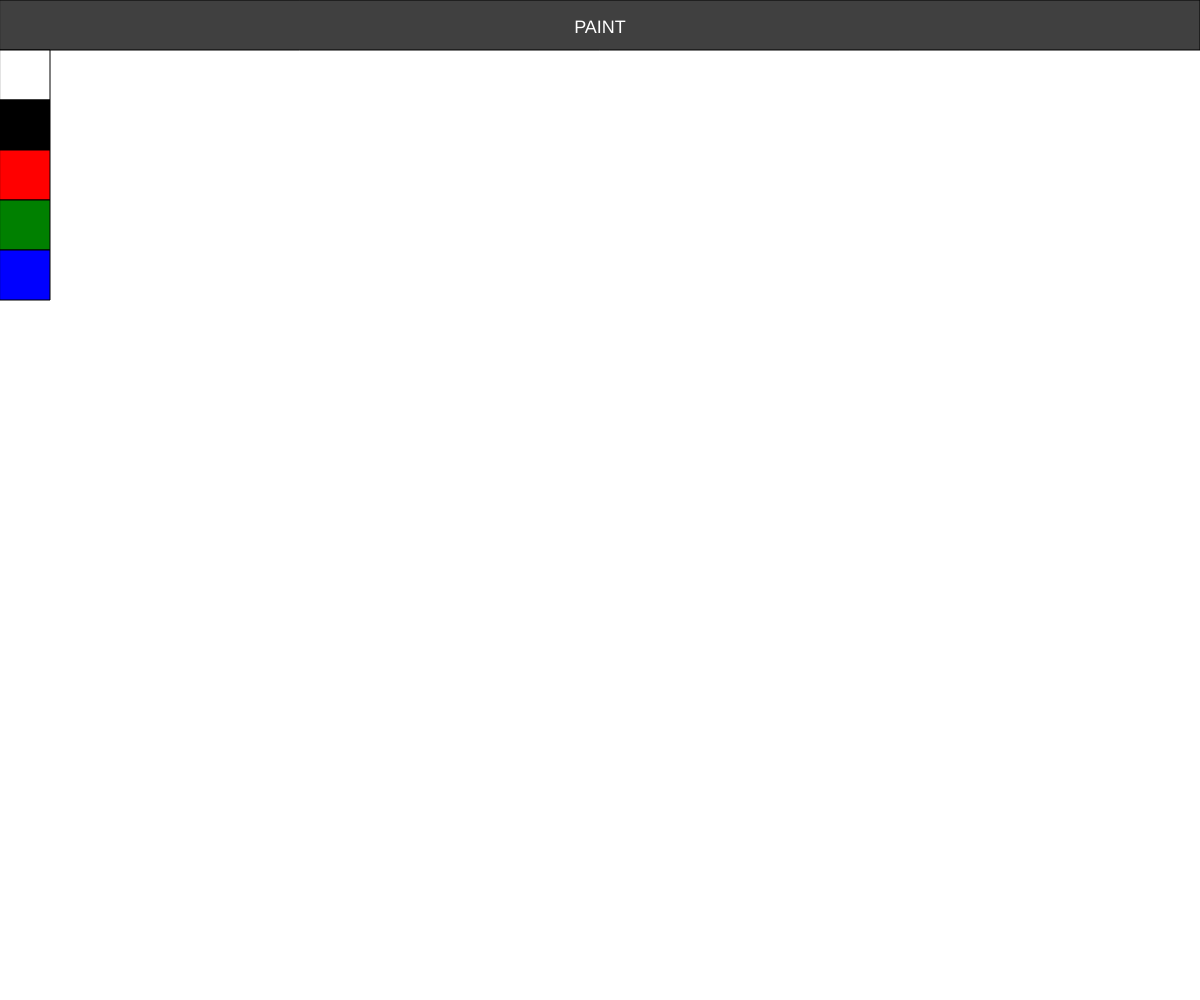
Frame 1 (no input)
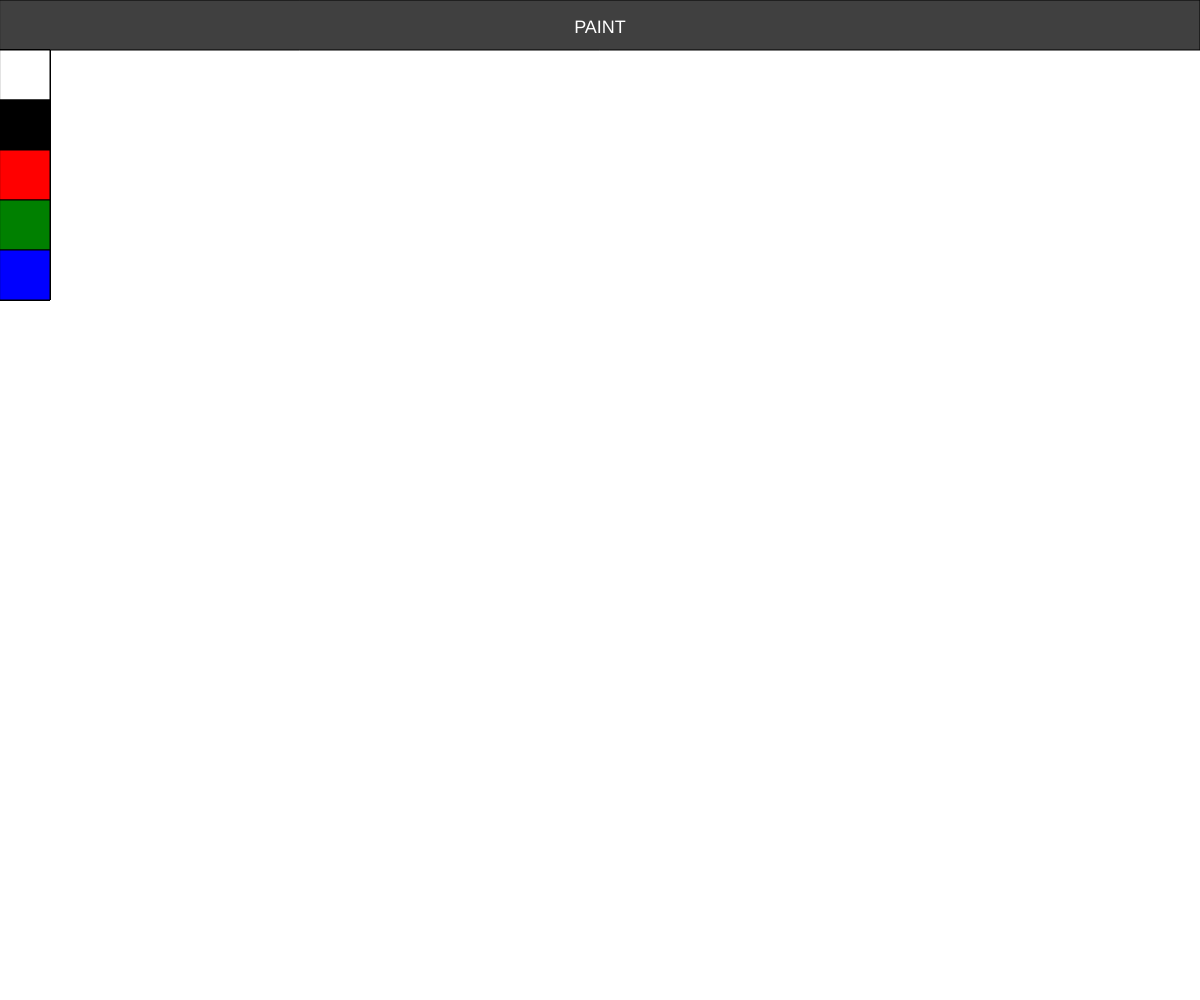
Frame 60 (no input)
Frame 120 (the mouse pressed at the canvas centre since frame 60): identical to frame 60, image omitted

The p5.js sketch that drew these frames (run headless with seeded random() and noise() and a simulated clock; from frame 60 on, the mouse is pressed at the canvas centre):

// p5.js sketch
// ── sketch.js

var white,black,red,green,blue;
var currentColor;

function setup() {
  //size of the canvas to draw on
  createCanvas(innerWidth, innerHeight);

  // Set the background to white, and move the line to setup();
  background("white");
  
  header();
}


function draw() {
  
  white = new ColorBox(0, 50, 50, 50, "white");
  white.appear();
  black = new ColorBox(0, 100, 50, 50, "black");
  black.appear();
  red = new ColorBox(0, 150, 50, 50, "red");
  red.appear();
  green = new ColorBox(0, 200, 50, 50, "green");
  green.appear();
  blue = new ColorBox(0, 250, 50, 50, "blue");
  blue.appear();
    
}

//display instruction
function header() {
  fill("#404040");
  rect(0, 0, width, 50);

  textAlign(CENTER);
  fill("white");
  textSize(18);
  text("PAINT", width / 2, 33);
}
    


// ── ColorBox.js
//class with all of the color box info
class ColorBox {
  
    constructor(x, y, w, h, color) {
    this.x = x;
    this.y = y;
    this.w = w;
    this.h = h;
    this.color = color;
  }

    //make the color boxes appear on canvas
    appear()
    {
      stroke(0);
      strokeWeight(1);
      fill(this.color);
      rect(this.x, this.y, this.w, this.h);
    }
}
